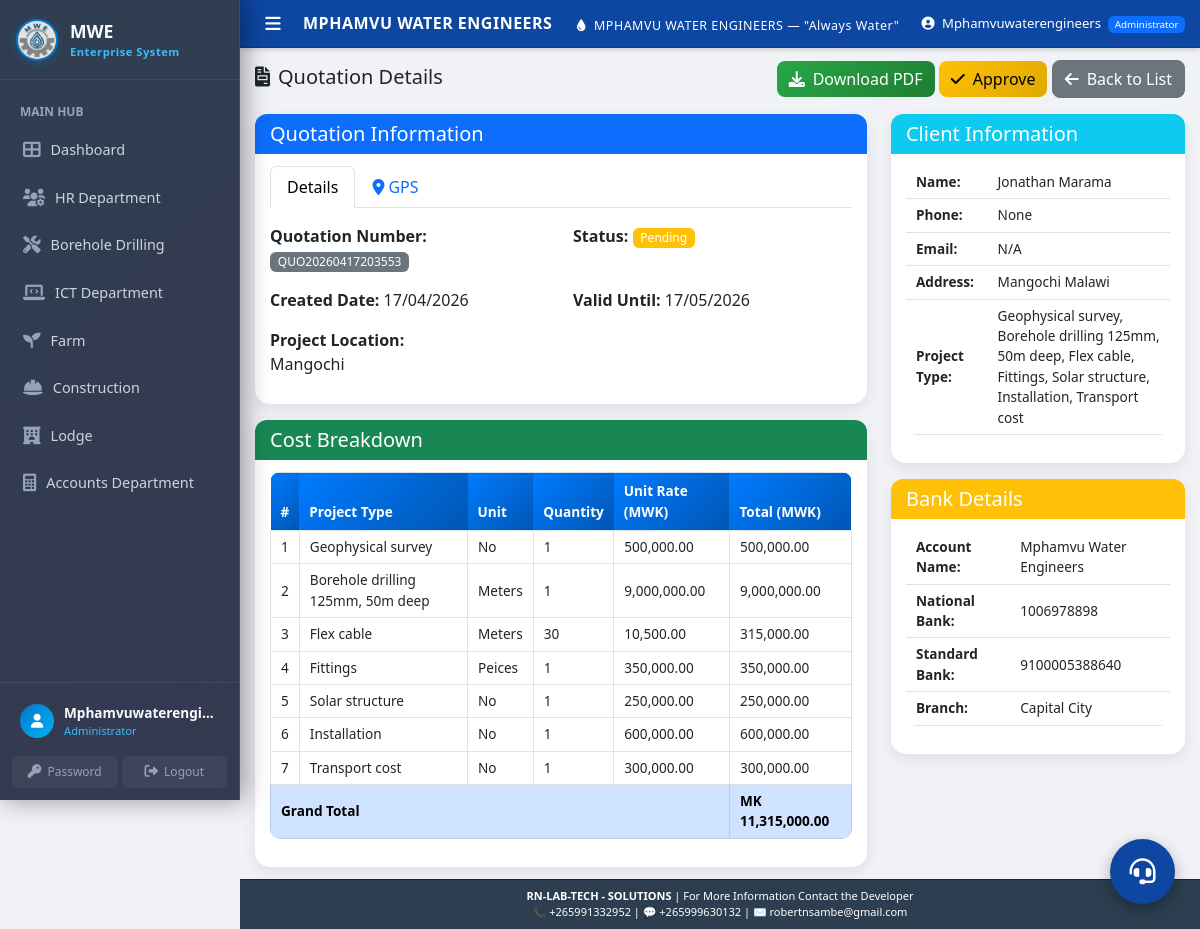
Screenshot of /quotations/view/14 (signed in) with the database file from the repository.
### models.py (models this page shows)
class Quotation(db.Model):
    __tablename__ = 'quotations'
    quotation_id = db.Column(db.Integer, primary_key=True)
    client_id = db.Column(db.Integer, db.ForeignKey('clients.client_id'), nullable=False)
    project_location = db.Column(db.String(200), nullable=False)
    project_latitude = db.Column(db.Float, nullable=True)
    project_longitude = db.Column(db.Float, nullable=True)
    borehole_depth = db.Column(db.Float)
    equipment_cost = db.Column(db.Float, default=0)
    labour_cost = db.Column(db.Float, default=0)
    transport_cost = db.Column(db.Float, default=0)
    total_amount = db.Column(db.Float, nullable=False)
    validity_days = db.Column(db.Integer, default=30)
    description = db.Column(db.Text, default='We have pleasure in quoting our prices for borehole development as follows;')
    status = db.Column(db.String(20), default='Pending')
    delivery_confirmed = db.Column(db.Boolean, default=False)
    delivery_approved_by = db.Column(db.String(100))
    delivery_approved_date = db.Column(db.DateTime)
    invoice_generated = db.Column(db.Boolean, default=False)
    delivery_note_generated = db.Column(db.Boolean, default=False)
    created_at = db.Column(db.DateTime, default=datetime.utcnow)
    updated_at = db.Column(db.DateTime, default=datetime.utcnow, onupdate=datetime.utcnow)
    reference_number = db.Column(db.String(50), unique=True, default=lambda: get_reference_number('QUO'))
    department = db.Column(db.String(100), default='Borehole Drilling', nullable=False)
    client = db.relationship('Client', backref='quotations')
    quotation_items = db.relationship('QuotationItem', backref='quotation', cascade='all, delete-orphan')

class QuotationItem(db.Model):
    __tablename__ = 'quotation_items'
    id = db.Column(db.Integer, primary_key=True)
    quotation_id = db.Column(db.Integer, db.ForeignKey('quotations.quotation_id'), nullable=False)
    project_type = db.Column(db.String(200), nullable=False)
    unit = db.Column(db.String(50))
    quantity = db.Column(db.Float, nullable=False)
    unit_rate = db.Column(db.Float, nullable=False)
    total = db.Column(db.Float, nullable=False)

class Client(db.Model):
    __tablename__ = 'clients'
    client_id = db.Column(db.Integer, primary_key=True)
    client_name = db.Column(db.String(200), nullable=False)
    phone = db.Column(db.String(20), nullable=False)
    email = db.Column(db.String(100))
    address = db.Column(db.Text, nullable=False)
    project_type = db.Column(db.String(100), nullable=False)
    quotation_amount = db.Column(db.Float, default=0)
    contract_status = db.Column(db.String(20), default='Pending')
    payment_status = db.Column(db.String(20), default='Pending')
    total_transactions = db.Column(db.Integer, default=0)
    completed_transactions = db.Column(db.Integer, default=0)
    on_time_payments = db.Column(db.Integer, default=0)
    defaults = db.Column(db.Integer, default=0)
    credit_score = db.Column(db.Integer, default=0)
    created_at = db.Column(db.DateTime, default=datetime.utcnow)
    updated_at = db.Column(db.DateTime, default=datetime.utcnow, onupdate=datetime.utcnow)
    department = db.Column(db.String(100), default='Borehole Drilling', nullable=False)
    reference_number = db.Column(db.String(50), unique=True, default=lambda: get_reference_number('CLI'))

### quotations/quotation_routes.py (the view)
@quotations_bp.route('/view/<int:quotation_id>')
@login_required
def view_quotation(quotation_id):
    quotation = Quotation.query.get_or_404(quotation_id)
    return render_template('quotations/view.html', quotation=quotation, timedelta=timedelta)

### app.py (called while the page is built)
@app.context_processor
def inject_now():
    return {
        'datetime': datetime,
    }

### quotations/quotation_routes.py (called while the page is built)
def login_required(f):
    @wraps(f)
    def decorated_function(*args, **kwargs):
        if 'user_id' not in session:
            return redirect(url_for('login'))
        return f(*args, **kwargs)
    return decorated_function

### templates/quotations/view.html (shortened to what this page needs)
{% extends "base.html" %}
{% block content %}
<div class="row mb-4">
    <div class="col-12">
        <div class="d-flex justify-content-between align-items-center">
            <h2><i class="fas fa-file-invoice me-2"></i>Quotation Details</h2>
            <div>
                <a href="{{ url_for('quotations.download_quotation_pdf', quotation_id=quotation.quotation_id) }}" class="btn btn-success">
                    <i class="fas fa-download me-2"></i>Download PDF
                </a>
                {% if quotation.status == 'Pending' %}
                <button class="btn btn-warning" onclick="approveQuotation('{{ quotation.quotation_id }}')">
                    <i class="fas fa-check me-2"></i>Approve
                </button>
                {% endif %}
                <a href="{{ url_for('quotations.list_quotations') }}" class="btn btn-secondary">
                    <i class="fas fa-arrow-left me-2"></i>Back to List
                </a>
            </div>
        </div>
    </div>
</div>
<div class="row">
    <div class="col-md-8">
        <div class="card mb-3">
            <div class="card-header bg-primary text-white">
                <h5 class="mb-0">Quotation Information</h5>
            </div>
            <div class="card-body">
                <ul class="nav nav-tabs mb-3" id="quotationViewTabs" role="tablist">
                    <li class="nav-item" role="presentation">
                        <button class="nav-link active" id="quotation-details-tab" data-bs-toggle="tab" data-bs-target="#quotation-details-pane" type="button" role="tab" aria-controls="quotation-details-pane" aria-selected="true">Details</button>
                    </li>
                    <li class="nav-item" role="presentation">
                        <button class="nav-link" id="quotation-gps-tab" data-bs-toggle="tab" data-bs-target="#quotation-gps-pane" type="button" role="tab" aria-controls="quotation-gps-pane" aria-selected="false"><i class="fas fa-map-marker-alt me-1"></i>GPS</button>
                    </li>
                </ul>
                <div class="tab-content" id="quotationViewTabContent">
                <div class="tab-pane fade show active" id="quotation-details-pane" role="tabpanel" aria-labelledby="quotation-details-tab">
                <div class="row mb-3">
                    <div class="col-md-6">
                        <strong>Quotation Number:</strong>
                        <span class="badge bg-secondary">{{ quotation.reference_number }}</span>
                    </div>
                    <div class="col-md-6">
                        <strong>Status:</strong>
                        <span class="badge bg-{{
                            'success' if quotation.status == 'Approved'
                            else 'warning' if quotation.status == 'Pending'
                            else 'secondary'
                        }}">
                            {{ quotation.status }}
                        </span>
                    </div>
                </div>
                <div class="row mb-3">
                    <div class="col-md-6">
                        <strong>Created Date:</strong> {{ quotation.created_at.strftime('%d/%m/%Y') }}
                    </div>
                    <div class="col-md-6">
                        <strong>Valid Until:</strong> {{ (quotation.created_at.replace(tzinfo=None) + timedelta(days=quotation.validity_days or 30)).strftime('%d/%m/%Y') }}
                    </div>
                </div>
                <div class="mb-3">
                    <strong>Project Location:</strong><br>
                    {{ quotation.project_location or '—' }}
                    {% set read_only = true %}
                    {% set entity = quotation %}
                </div>
                </div>
                    {% set gps_initial_lat = quotation.project_latitude %}
                    {% set gps_initial_lng = quotation.project_longitude %}
                    {% include 'quotations/_gps_map_view.html' %}
                </div>
            </div>
        </div>
        <div class="card">
            <div class="card-header bg-success text-white">
                <h5 class="mb-0">Cost Breakdown</h5>
            </div>
            <div class="card-body">
                <div class="table-responsive">
                    <table class="table table-bordered">
                        <thead class="table-light">
                            <tr>
                                <th>#</th>
                                <th>Project Type</th>
                                <th>Unit</th>
                                <th>Quantity</th>
                                <th>Unit Rate (MWK)</th>
                                <th>Total (MWK)</th>
                            </tr>
                        </thead>
                        <tbody>
                            {% if quotation.quotation_items %}
                                {% for item in quotation.quotation_items %}
                                <tr>
                                    <td>{{ loop.index }}</td>
                                    <td>{{ item.project_type }}</td>
                                    <td>{{ item.unit or 'N/A' }}</td>
                                    <td>{{ "{:,.2f}".format(item.quantity) if item.quantity != item.quantity|int else item.quantity|int }}</td>
                                    <td>{{ "{:,.2f}".format(item.unit_rate) }}</td>
                                    <td>{{ "{:,.2f}".format(item.total) }}</td>
                                </tr>
                                {% endfor %}
                            {% endif %}
                            <tr class="table-primary">
                                <td colspan="5"><strong>Grand Total</strong></td>
                                <td><strong>MK {{ "{:,.2f}".format(quotation.total_amount) }}</strong></td>
                            </tr>
                        </tbody>
                    </table>
                </div>
            </div>
        </div>
    </div>
    <div class="col-md-4">
        <div class="card mb-3">
            <div class="card-header bg-info text-white">
                <h5 class="mb-0">Client Information</h5>
            </div>
            <div class="card-body">
                <table class="table table-sm">
                    <tr>
                        <td><strong>Name:</strong></td>
                        <td>{{ quotation.client.client_name }}</td>
                    </tr>
                    <tr>
                        <td><strong>Phone:</strong></td>
                        <td>{{ quotation.client.phone }}</td>
                    </tr>
                    <tr>
                        <td><strong>Email:</strong></td>
                        <td>{{ quotation.client.email or 'N/A' }}</td>
                    </tr>
                    <tr>
                        <td><strong>Address:</strong></td>
                        <td>{{ quotation.client.address }}</td>
                    </tr>
                    <tr>
                        <td><strong>Project Type:</strong></td>
                        <td>{{ quotation.client.project_type }}</td>
                    </tr>
                </table>
            </div>
        </div>
        <div class="card">
            <div class="card-header bg-warning text-white">
                <h5 class="mb-0">Bank Details</h5>
            </div>
            <div class="card-body">
                <table class="table table-sm">
                    <tr>
                        <td><strong>Account Name:</strong></td>
                        <td>Mphamvu Water Engineers</td>
                    </tr>
                    <tr>
                        <td><strong>National Bank:</strong></td>
                        <td>1006978898</td>
                    </tr>
                    <tr>
                        <td><strong>Standard Bank:</strong></td>
                        <td>9100005388640</td>
                    </tr>
                    <tr>
                        <td><strong>Branch:</strong></td>
                        <td>Capital City</td>
                    </tr>
                </table>
            </div>
        </div>
    </div>
</div>
{% endblock %}

### static/css/style.css (style rules this page uses)
:root { --primary-color: #007bff; --secondary-color: #6c757d; --success-color: #28a745; --danger-color: #dc3545; --warning-color: #ffc107; --info-color: #17a2b8; --light-color: #f8f9fa; --dark-color: #343a40; --water-blue: #00d4ff; --water-dark: #0056b3; --sidebar-width: 240px; --sidebar-collapsed-width: 72px; --sidebar-bg: #1a2332; --sidebar-hover: #243044; --sidebar-active: rgba(0, 119, 204, 0.2); --sidebar-active-border: #0077cc; --sidebar-text: rgba(255, 255, 255, 0.7); --sidebar-text-active: #ffffff; --header-height: 48px; --transition-speed: 0.3s; }
body { font-family: 'Segoe UI', Tahoma, Geneva, Verdana, sans-serif; background-color: #f0f2f5; margin: 0; overflow-x: hidden; }
.main-content .mb-4 { margin-bottom: 1rem !important; }
.main-content h2 { font-size: 1.25rem; margin-bottom: 0.25rem; }
.card { border: none; border-radius: 15px; box-shadow: 0 5px 15px rgba(0,0,0,0.08); transition: transform 0.3s ease, box-shadow 0.3s ease; }
.card-header { padding: 8px 15px; border-radius: 12px 12px 0 0 !important; border: none; font-weight: 600; }
.card-body { padding: 12px 15px; }
.btn { border-radius: 8px; font-weight: 500; transition: all 0.3s ease; }
.btn-success { background: linear-gradient(135deg, var(--success-color), #1e7e34); border: none; }
.btn-warning { background: linear-gradient(135deg, var(--warning-color), #e0a800); border: none; }
.table { border-radius: 10px; overflow: hidden; }
.table thead th { background: linear-gradient(135deg, var(--primary-color), var(--water-dark)); color: white; border: none; font-weight: 600; padding: 8px 10px; font-size: 0.85rem; }
.table tbody td { padding: 6px 10px; font-size: 0.85rem; vertical-align: middle; }
.badge { font-weight: 500; border-radius: 6px; }
.fade-in { animation: fadeIn 0.5s ease-in; }

### rows the page displays
Quotation: reference_number "QUO20260417203553", status "Pending", created_at "17/04/2026", created_at+validity_days "17/05/2026", project_location "Mangochi", total_amount "11,315,000.00"
QuotationItem: project_type "Geophysical survey", unit "No", quantity "1", unit_rate "500,000.00", total "500,000.00"
QuotationItem: project_type "Borehole drilling 125mm, 50m deep", unit "Meters", quantity "1", unit_rate "9,000,000.00", total "9,000,000.00"
QuotationItem: project_type "Flex cable", unit "Meters", quantity "30", unit_rate "10,500.00", total "315,000.00"
QuotationItem: project_type "Fittings", unit "Peices", quantity "1", unit_rate "350,000.00", total "350,000.00"
QuotationItem: project_type "Solar structure", unit "No", quantity "1", unit_rate "250,000.00", total "250,000.00"
QuotationItem: project_type "Installation", unit "No", quantity "1", unit_rate "600,000.00", total "600,000.00"
QuotationItem: project_type "Transport cost", unit "No", quantity "1", unit_rate "300,000.00", total "300,000.00"
Client: client.client_name "Jonathan Marama", client.phone "None", client "N/A", client.address "Mangochi Malawi", client.project_type "Geophysical survey, Borehole drilling 125mm, 50m deep, Flex cable, Fittings, Solar structure, Installation, Transport cost"

### other values shown
{{ session.username }} "Mphamvuwaterengi…"
{{ session.role }} "Administrator"
{{ session.username }} "Mphamvuwaterengineers"
